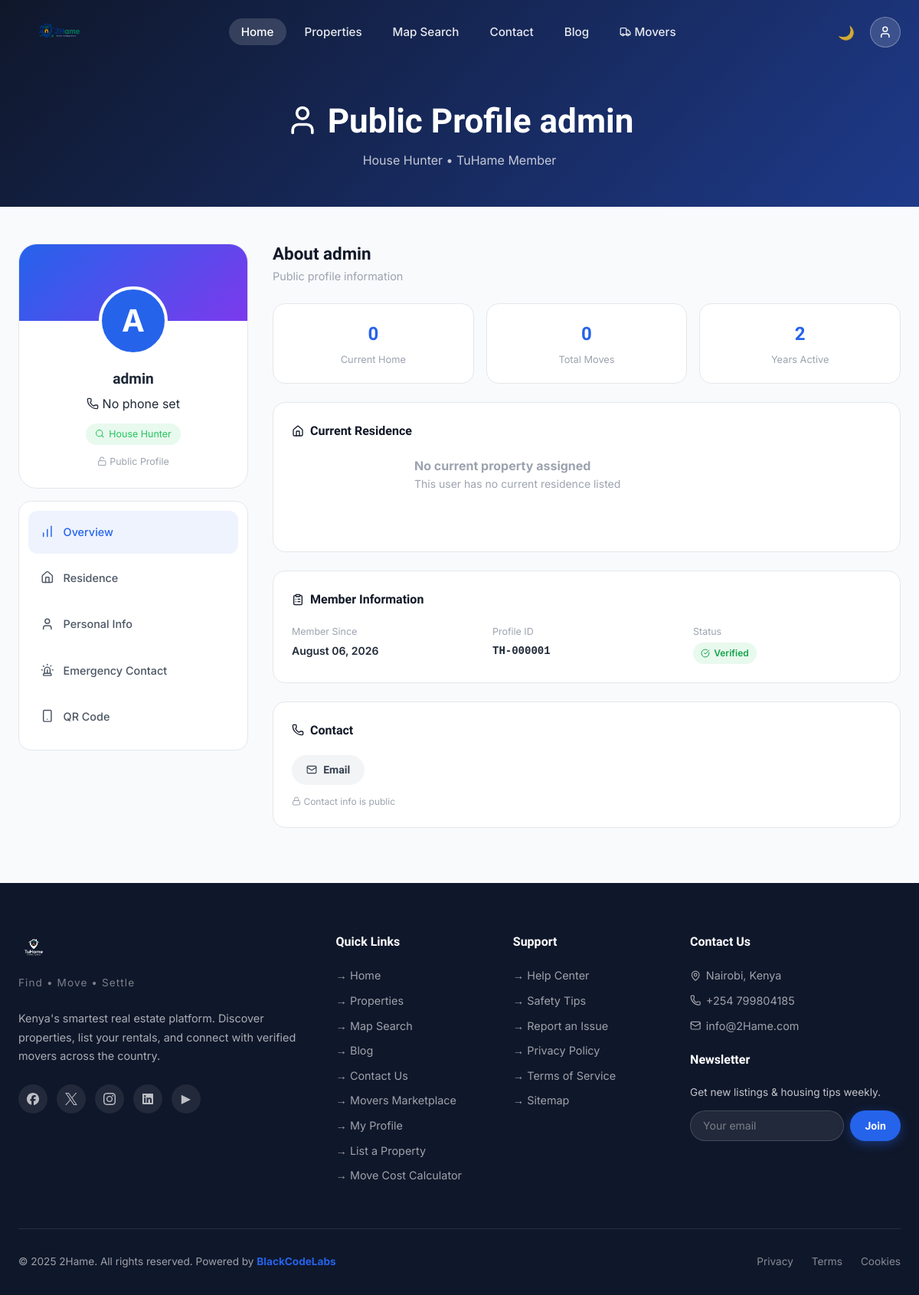
The app's page /users/public/admin/ with its own data.
### users/models.py (models this page shows, shortened)
class Profile(models.Model):
    user = models.OneToOneField(
        User,
        on_delete=models.CASCADE,
        related_name='profile'
    )
    full_name = models.CharField(max_length=200, blank=True)
    bio = models.TextField(blank=True)
    profile_picture = models.ImageField(
        upload_to='profiles/pictures/',
        blank=True,
        null=True,
        validators=[validate_profile_picture]
    )
    date_of_birth = models.DateField(blank=True, null=True)
    phone_number = models.CharField(max_length=20, blank=True)
    alternative_phone = models.CharField(max_length=20, blank=True)
    address = models.TextField(blank=True)
    city = models.CharField(max_length=100, blank=True)
    state = models.CharField(max_length=100, blank=True)
    country = models.CharField(max_length=100, default='Kenya')
    zip_code = models.CharField(max_length=20, blank=True)
    occupation = models.CharField(max_length=100, blank=True)
    employer = models.CharField(max_length=200, blank=True)
    current_property = models.ForeignKey(
        Property,
        on_delete=models.SET_NULL,
        null=True,
        blank=True,
        related_name='residents',
        help_text="The property where this user currently lives"
    )
    moved_in_date = models.DateField(blank=True, null=True)
    emergency_contact_name = models.CharField(max_length=100, blank=True)
    emergency_contact_phone = models.CharField(max_length=20, blank=True)
    emergency_contact_relationship = models.CharField(max_length=50, blank=True)
    preferred_contact_method = models.CharField(
        max_length=20,
        choices=[
            ('email', 'Email'),
            ('phone', 'Phone'),
            ('whatsapp', 'WhatsApp'),
            ('sms', 'SMS'),
        ],
        default='email'
    )
    preferred_language = models.CharField(
        max_length=20,
        choices=[
            ('en', 'English'),
            ('sw', 'Swahili'),
        ],
        default='en'
    )
    email_notifications = models.BooleanField(default=True)
    sms_notifications = models.BooleanField(default=True)
    qr_code_image = models.ImageField(
        upload_to='profiles/qr_codes/',
        blank=True,
        null=True,
        help_text="QR code for the user's profile"
    )
    qr_code_token = models.UUIDField(
        default=uuid.uuid4,
        editable=False,
        unique=True,
        help_text="Unique token for QR code"
    )
    qr_code_generated_at = models.DateTimeField(blank=True, null=True)
    created_at = models.DateTimeField(auto_now_add=True)
    updated_at = models.DateTimeField(auto_now=True)
    is_active = models.BooleanField(default=True)
    role = models.CharField(max_length=10, choices=UserRole.choices, default=UserRole.HUNTER)
    verification_status = models.CharField(
        max_length=10, choices=VerificationStatus.choices, default=VerificationStatus.NONE
    )
    is_verified_owner = models.BooleanField(default=False)
    is_verified_mover = models.BooleanField(default=False)
    verification_requested_at = models.DateTimeField(blank=True, null=True)
    verification_reviewed_at = models.DateTimeField(blank=True, null=True)
    verification_reviewed_by = models.ForeignKey(
        User, on_delete=models.SET_NULL, blank=True, null=True, related_name='verified_owner_profiles'
    )
    verification_notes = models.TextField(
        blank=True, help_text="Internal admin notes, e.g. reason for rejection"
    )
    MOVER_VEHICLE_CHOICES = [
        ('motorbike', 'Motorbike'),
        ('pickup', 'Pickup Truck'),
        ('van', 'Van'),
        ('truck_small', 'Small Truck'),
        ('truck_large', 'Large Truck'),
    ]
    mover_bio = models.TextField(blank=True, help_text="Public bio shown on your mover profile")
    mover_vehicle_type = models.CharField(max_length=20, choices=MOVER_VEHICLE_CHOICES, blank=True)
    mover_years_experience = models.PositiveIntegerField(default=0)
    mover_service_areas = models.CharField(
        max_length=255, blank=True, help_text="Comma-separated areas you serve, e.g. Kilimani, Westlands, Karen"
    )
    mover_base_lat = models.DecimalField(max_digits=9, decimal_places=6, blank=True, null=True)
    mover_base_lng = models.DecimalField(max_digits=9, decimal_places=6, blank=True, null=True)
    mover_base_label = models.CharField(max_length=255, blank=True, help_text="Human-readable base location")
    owner_brand_name = models.CharField(
        max_length=100, blank=True,
        help_text="Shown instead of the 2Hame logo on your public profile page.",
    )
    owner_tagline = models.CharField(
        max_length=200, blank=True,
        help_text="Short line shown under your name on your public profile's hero section.",
    )
    owner_about_heading = models.CharField(max_length=150, blank=True)
    owner_whatsapp_number = models.CharField(
        max_length=20, blank=True,
        help_text="Public WhatsApp number for property inquiries, e.g. 254712345678. Leave blank to hide the WhatsApp button.",
    )
    owner_marquee_text = models.CharField(
        max_length=300, blank=True,
        help_text="Scrolling announcement text on your public profile, e.g. featured areas or a promo.",
    )
    owner_instagram_url = models.URLField(blank=True)
    owner_facebook_url = models.URLField(blank=True)
    owner_youtube_url = models.URLField(blank=True)
    owner_tiktok_url = models.URLField(blank=True)
    class Meta:
        ordering = ['-created_at']
        indexes = [
            models.Index(fields=['user', 'is_active']),
            models.Index(fields=['city', 'country']),
            models.Index(fields=['qr_code_token']),
            models.Index(fields=['role', 'is_active']),
        ]
    def get_full_name(self):
        if self.full_name:
            return self.full_name
        return self.user.get_full_name() or self.user.username

### users/views.py (the view)
# urls.py: path('public/<str:username>/', views.PublicProfileView.as_view(), name='public_profile'),
class PublicProfileView(DetailView):
    model = Profile
    template_name = 'auth/public_profile.html'
    context_object_name = 'profile'
    slug_field = 'user__username'
    slug_url_kwarg = 'username'
    def get_queryset(self):
        return Profile.objects.filter(is_active=True, user__is_active=True)
    def get_context_data(self, **kwargs):
        context = super().get_context_data(**kwargs)
        profile = self.get_object()
        user = profile.user
        context['full_name'] = profile.get_full_name()
        context['user'] = user
        context['phone'] = profile.phone_number
        context['email'] = user.email
        context['current_property'] = profile.current_property
        context['city'] = profile.city
        context['country'] = profile.country
        context['profile_picture'] = profile.profile_picture
        context['is_public'] = True
        return context

### Tuhame/dashboard_access.py (called while the page is built)
    def __call__(self, request):
        if request.path.startswith(DASHBOARD_PREFIX) and not self._is_allowed(request.user):
            return self._deny(request)
        return self.get_response(request)

### analytics/device.py (called while the page is built, shortened)
def detect_browser(user_agent):
    if not user_agent:
        return 'Other'
    for name, pattern in _BROWSER_PATTERNS:
        if pattern.search(user_agent):
            return name
    return 'Other'

def detect_device(user_agent):
    if not user_agent:
        return 'other'

def get_client_ip(request):
    forwarded = request.META.get('HTTP_X_FORWARDED_FOR')
    if forwarded:
        return forwarded.split(',')[0].strip()
    return request.META.get('REMOTE_ADDR')

### home/templatetags/icons.py (called while the page is built)
@register.simple_tag
def icon(name, size=None, filled=False, class_name=""):
    body = ICONS.get(name)
    if body is None:
        body = ICONS.get("warning", "")
        name = "missing-icon"
    style_size = f"width:{size}px;height:{size}px;" if size else "width:1em;height:1em;"
    fill = "currentColor" if filled else "none"
    classes = f"lucide-icon lucide-icon-{name} {class_name}".strip()
    svg = (
        f'<svg xmlns="http://www.w3.org/2000/svg" viewBox="0 0 24 24" '
        f'fill="{fill}" stroke="currentColor" stroke-width="2" '
        f'stroke-linecap="round" stroke-linejoin="round" '
        f'class="{classes}" style="{style_size}vertical-align:-0.125em;flex-shrink:0;display:inline-block;" '
        f'aria-hidden="true" focusable="false">{body}</svg>'
    )
    return mark_safe(svg)

@register.simple_tag
def brand_icon(name, size=None, class_name=""):
    entry = BRAND_ICONS.get(name)
    if entry is None:
        return mark_safe("")
    viewbox, path_d = entry
    style_size = f"width:{size}px;height:{size}px;" if size else "width:1em;height:1em;"
    classes = f"lucide-icon brand-icon brand-icon-{name} {class_name}".strip()
    svg = (
        f'<svg xmlns="http://www.w3.org/2000/svg" viewBox="{viewbox}" '
        f'class="{classes}" style="{style_size}vertical-align:-0.125em;flex-shrink:0;display:inline-block;" '
        f'aria-hidden="true" focusable="false">'
        f'<path fill="currentColor" d="{path_d}" /></svg>'
    )
    return mark_safe(svg)

### templates/auth/public_profile.html (shortened to what this page needs)
{% extends "home/base.html" %}
{% load icons %}
{% block content %}
<div class="page-hero">
  <div class="container">
    <h1>{% icon "user" %} Public Profile <b>{{ user.get_full_name|default:user.username }}</b></h1>
    <p>
      {% if profile.role == 'owner' %}Property Owner
      {% elif profile.role == 'mover' %}Mover
      {% else %}House Hunter{% endif %} • TuHame Member
    </p>
  </div>
</div>
<div class="container">
  <div class="profile-layout">
    <aside class="profile-sidebar">
      <div class="profile-card">
        <div class="profile-cover"></div>
        <div class="profile-info">
          {% if profile.profile_picture %}
            <img class="profile-avatar" src="{{ profile.profile_picture.url }}" alt="{{ profile.get_full_name }}" />
          {% else %}
            <div class="profile-avatar" style="background:var(--primary);display:flex;align-items:center;justify-content:center;font-size:2.5rem;color:#fff;font-weight:700;border-radius:50%;">
              {{ profile.get_full_name|slice:":1"|default:user.username|slice:":1"|upper }}
            </div>
          {% endif %}
          <div class="profile-name">{{ user.get_full_name|default:user.username }}</div>
          <div>{% icon "phone" %} {{ profile.phone_number|default:"No phone set" }}</div>
          <div class="profile-verified">
            {% if profile.role == 'owner' %}{% icon "home" %} Property Owner
            {% elif profile.role == 'mover' %}{% icon "truck" %} Mover
            {% else %}{% icon "search-detail" %} House Hunter{% endif %}
          </div>
          {% if is_public %}
            <div style="margin-top:0.75rem;font-size:0.78rem;color:var(--gray-400);">{% icon "unlock" %} Public Profile</div>
          {% endif %}
        </div>
      </div>
      <div style="background:var(--white);border:1px solid var(--gray-200);border-radius:var(--radius-lg);padding:0.75rem;">
        <div class="profile-nav-item active" data-section="overview" onclick="switchTab('overview')">
          <span class="icon">{% icon "bar-chart" %}</span> Overview
        </div>
        <div class="profile-nav-item" data-section="residence" onclick="switchTab('residence')">
          <span class="icon">{% icon "home" %}</span> Residence
        </div>
        <div class="profile-nav-item" data-section="personal" onclick="switchTab('personal')">
          <span class="icon">{% icon "user" %}</span> Personal Info
        </div>
        <div class="profile-nav-item" data-section="emergency" onclick="switchTab('emergency')">
          <span class="icon">{% icon "alert" %}</span> Emergency Contact
        </div>
        <div class="profile-nav-item" data-section="qr" onclick="switchTab('qr')">
          <span class="icon">{% icon "mobile" %}</span> QR Code
        </div>
      </div>
    </aside>
    <div>
      <div id="overview" class="profile-section">
        <h2 style="font-family:var(--font-display);font-size:1.4rem;margin-bottom:0.25rem;">About {{ profile.get_full_name|default:user.username }}</h2>
        <p style="color:var(--gray-400);margin-bottom:1.5rem;font-size:0.9rem;">Public profile information</p>
        <div class="stat-cards-grid">
          <div class="stat-card">
            <div class="stat-card-value">{% if current_property %}1{% else %}0{% endif %}</div>
            <div class="stat-card-label">Current Home</div>
          </div>
          <div class="stat-card">
            <div class="stat-card-value">{{ profile.move_history.count|default:"0" }}</div>
            <div class="stat-card-label">Total Moves</div>
          </div>
          <div class="stat-card">
            <div class="stat-card-value">{{ user.date_joined|timesince|cut:" "|slice:":1" }}</div>
            <div class="stat-card-label">Years Active</div>
          </div>
        </div>
        <div class="dashboard-card">
          <div class="dashboard-card-title">{% icon "home" %} Current Residence</div>
          <div style="display:flex;gap:1.25rem;align-items:flex-start;flex-wrap:wrap;">
            <div style="width:140px;height:100px;border-radius:var(--radius);overflow:hidden;flex-shrink:0;">
              {% if current_property and current_property.main_image %}
                <div style="width:100%;height:100%;background-image:url('{{ current_property.main_image.url }}');background-size:cover;background-position:center;"></div>
              {% else %}
                <div style="width:100%;height:100%;background-image:url('https://images.unsplash.com/photo-1545324418-cc1a3fa10c00?w=400&auto=format&fit=crop&q=80');background-size:cover;background-position:center;"></div>
              {% endif %}
            </div>
            <div style="flex:1;">
              {% if current_property %}
                <div style="font-weight:700;font-size:1rem;color:var(--gray-900);margin-bottom:0.5rem;">{{ current_property.title }}</div>
                <div style="font-size:0.875rem;color:var(--gray-500);margin-bottom:0.25rem;">{% icon "map-pin" %} {{ current_property.address }}, {{ current_property.city }}</div>
                <div style="font-size:0.875rem;color:var(--gray-500);margin-bottom:0.75rem;">{% icon "construction" %} House No. {{ current_property.slug|upper }}</div>
                <div style="display:flex;gap:0.75rem;flex-wrap:wrap;">
                  <span class="tag">{% icon "calendar" %} Move-in: {{ profile.moved_in_date|date:"M Y"|default:"N/A" }}</span>
                  <span class="tag">{% icon "tag" %} {{ current_property.get_property_type_display }}</span>
                </div>
              {% else %}
                <div style="font-weight:700;font-size:1rem;color:var(--gray-400);">No current property assigned</div>
                <div style="font-size:0.875rem;color:var(--gray-400);">This user has no current residence listed</div>
              {% endif %}
            </div>
          </div>
        </div>
        <div class="dashboard-card">
          <div class="dashboard-card-title">{% icon "clipboard" %} Member Information</div>
          <div style="display:grid;grid-template-columns:repeat(3,1fr);gap:1rem;">
            <div>
              <div style="font-size:0.78rem;color:var(--gray-400);margin-bottom:0.25rem;">Member Since</div>
              <div style="font-weight:600;font-size:0.875rem;">{{ user.date_joined|date:"F d, Y" }}</div>
            </div>
            <div>
              <div style="font-size:0.78rem;color:var(--gray-400);margin-bottom:0.25rem;">Profile ID</div>
              <div style="font-weight:600;font-size:0.875rem;font-family:monospace;">TH-{{ user.id|stringformat:"06d" }}</div>
            </div>
            <div>
              <div style="font-size:0.78rem;color:var(--gray-400);margin-bottom:0.25rem;">Status</div>
              <div class="bill-status paid">{% icon "check" %} Verified</div>
            </div>
          </div>
        </div>
        <div class="dashboard-card">
          <div class="dashboard-card-title">{% icon "phone" %} Contact</div>
          <div style="display:flex;gap:0.5rem;flex-wrap:wrap;">
            <a href="mailto:{{ user.email }}" class="btn btn-sm" style="background:var(--gray-100);color:var(--gray-700);">{% icon "mail" %} Email</a>
          </div>
          <div style="margin-top:0.75rem;font-size:0.75rem;color:var(--gray-400);">{% icon "lock" %} Contact info is public</div>
        </div>
      </div>
    </div>
  </div>
</div>
{% endblock content %}

### records on screen
Profile: get_full_name "A", phone_number "No phone set", get_full_name "admin", move_history.count "0"

### other values on screen
{{ user.get_full_name|default:user.username }} "admin"
{{ user.date_joined|timesince|cut:" "|slice:":1" }} "2"
{{ user.date_joined|date:"F d, Y" }} "August 06, 2026"
{{ user.id|stringformat:"06d" }} "000001"
